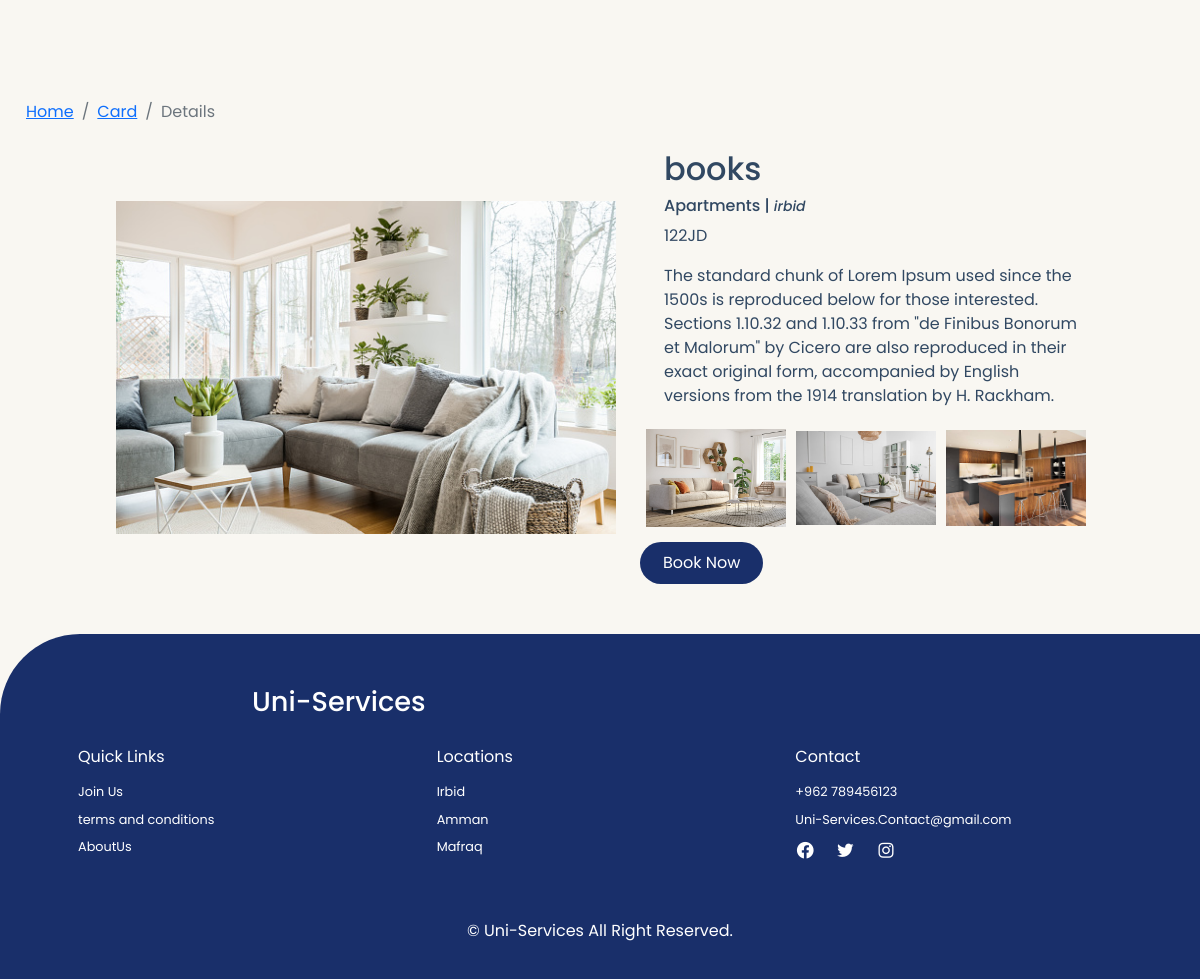
The page /details.php?id=140 (signed in) on the database its author committed.
### tables this page shows
CREATE TABLE `user_services` (
  `id` int(255) NOT NULL,
  `image` varchar(255) NOT NULL,
  `price` varchar(255) NOT NULL,
  `title` varchar(255) NOT NULL,
  `details` text NOT NULL,
  `number_of_beds` tinyint(20) NOT NULL,
  `number_of_bathrooms` tinyint(20) NOT NULL,
  `city` varchar(255) NOT NULL,
  `categories` varchar(255) NOT NULL,
  `fname` varchar(255) NOT NULL,
  `lname` varchar(255) NOT NULL,
  `email` varchar(255) NOT NULL,
  `phone_number` varchar(255) NOT NULL,
  `cat_id` int(11) NOT NULL,
  `status` varchar(50) NOT NULL DEFAULT 'pending'
);

CREATE TABLE `added_imgs` (
  `id` int(11) NOT NULL,
  `imgName` varchar(100) NOT NULL,
  `title` varchar(100) NOT NULL,
  `servId` int(11) NOT NULL
);

### details.php (the view, shortened to what this page needs)
<?php
include_once './processes/connection.php';
?>
<!DOCTYPE html>
<html lang="en">
    <head>
        <link href='https://unpkg.com/boxicons@2.1.4/css/boxicons.min.css' rel='stylesheet'>
        <link href="https://cdn.jsdelivr.net/npm/bootstrap@5.2.3/dist/css/bootstrap.min.css" rel="stylesheet"
>
        <link rel="stylesheet" href="./layout/css/style.css">
    </head>
    <body>
        <div class="container details-sec">
            <?php
        $id = $_GET['id'];
        $rows = mysqli_query($conn, "SELECT * FROM user_services WHERE id = '$id' ");
        if (mysqli_num_rows($rows) > 0) {
            $row = mysqli_fetch_assoc($rows);
        ?>
            <div class="mb-3 icon_link arrowBack">
                <nav aria-label="breadcrumb">
                    <ol class="breadcrumb">
                        <li class="breadcrumb-item"><a href="./index.php">Home</a></li>
                        <li class="breadcrumb-item active" aria-current="page"><a
                                href="./card.php?id=<?php echo $row['cat_id'] ?>">Card</a></li>
                        <li class="breadcrumb-item active" aria-current="page">Details</li>
                    </ol>
                </nav>
            </div>
            <div>
                <img style="width:500px" src="./layout/images/<?php echo $row['image'] ?>">
            </div>
            <div class="details-text m-0">
                <div class="ms-5">
                    <h2><?php echo $row['title'] ?></h2>
                    <h6><?php echo $row['categories'] ?> | <small><i><?php echo $row['city'] ?></small></i></h6>
                    <p><?php echo $row['price'] ?>JD</p>
                    <p><?php echo $row['details'] ?></p>
                </div>
                <div class="display-images flex-wrap ms-3 w-100">
                    <?php
                    $imgs = mysqli_query($conn, "SELECT * FROM added_imgs WHERE title ='" . $row['title'] . "'");
                    foreach ($imgs as $img) { ?>
                    <img class="details-img" src="./layout/images/<?php echo $img['imgName'] ?>">
                    <?php } ?>
                </div>
                <div class="details-btn ms-4">
                    <?php
                    $stat = mysqli_query($conn, "SELECT * FROM requests WHERE serviceId = $id AND email ='" . $_SESSION['user']['email'] . "'");
                    if ($stat) {
                        if (mysqli_num_rows($stat) > 0) { ?>
                    <h3 class="text-warning border border-2 border-info rounded bg-dark fw-bold text-center ms-3">
                        Service has
                        been
                        Booked
                    </h3>
                    <?php } else { ?>
                    <a href="./processes/_requests.php?id=<?php echo $row['id'] ?>" class="btn" id="liveAlertBtn">Book
                        Now</a>
                    <?php }
                    } ?>
                </div>
            </div>
        </div>
        <?php }
        include "footer.php"; ?>

### layout/css/style.css (style rules this page uses)
* { box-sizing: border-box; font-family: "Poppins", sans-serif; scroll-behavior: smooth; scroll-padding-top: 3rem; list-style: none; text-decoration: none; padding: 0; margin: 0; }
:root { --main-color: #2288ff; --second-color: #192f6a; --text-color: #314862; --bg-color: #fff; --backG-color: #f9f7f2; --first-color: #f19835; --box-shadow: 2px 2px 18px rgb(14 52 54 / 15%); }
img { width: 100%; }
body { background: var(--backG-color); color: var(--text-color); }
.container { max-width: 1068px; margin-left: auto; margin-right: auto; }
.btn { padding: 8px 22px; background: var(--second-color); color: var(--bg-color); border-radius: 5rem; }
.details-sec { display: flex; align-items: center; justify-content: center; margin-top: 100px; padding: 50px; position: relative; }
.details-sec .details-img { width: 150px; padding: 5px; }
.display-images { display: flex; align-items: center; justify-content: center; margin-right: 30px; }
.details-text { margin-left: 75px; }
.details-btn { margin-top: 10px; }
.arrowBack { position: absolute; top: 0; left: -40px; }

### rows shown on the page
user_services: image (picture), title "books", categories "Apartments", city "irbid", price "122", details "The standard chunk of Lorem Ipsum used since the 1500s is reproduced below for those interested. Sections 1.10.32 and 1.10.33 from \"de Finibus Bonorum et Malorum\" by Cicero are also reproduced in their exact original form, accompanied by English versions from the 1914 translation by H. Rackham."
added_imgs: imgName (picture)
added_imgs: imgName (picture)
added_imgs: imgName (picture)
